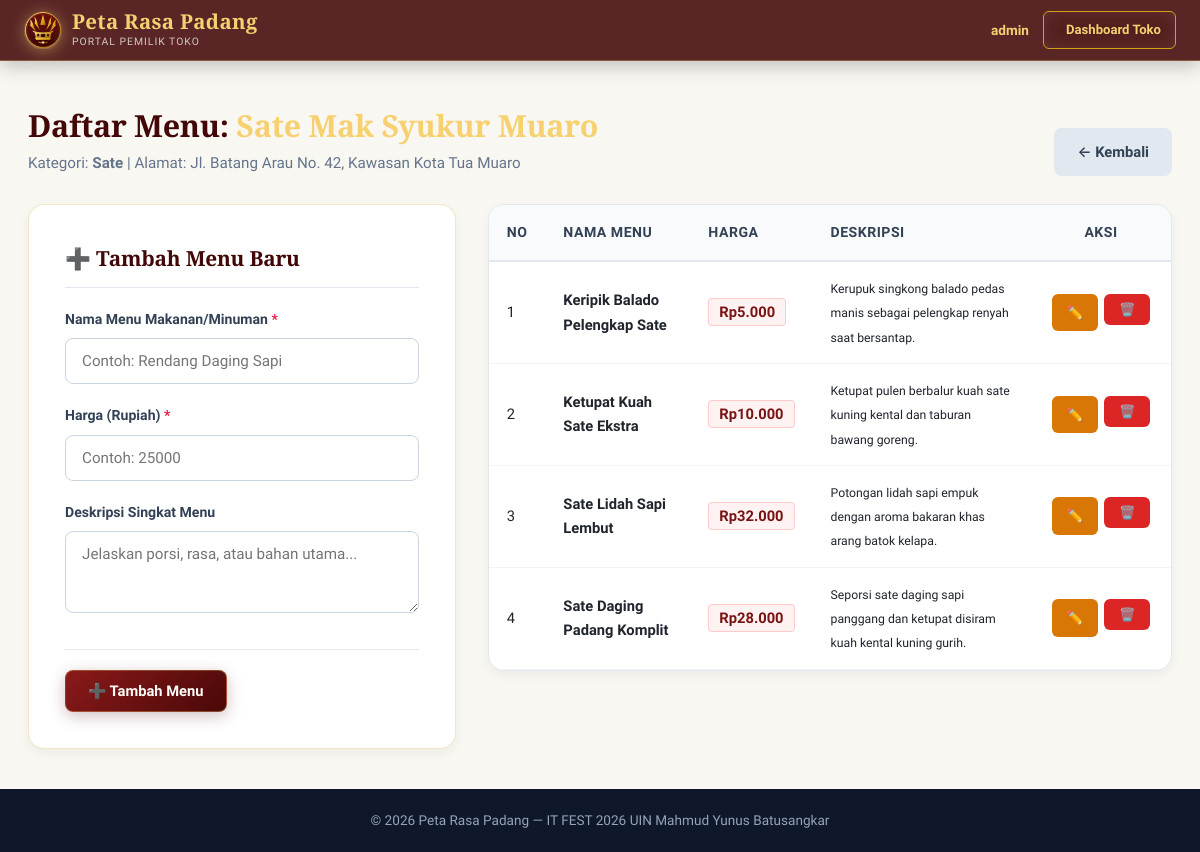
Page /pemilik/kelola-menu.php?id_toko=2 (signed in) on the committed database.
### tables this page shows
CREATE TABLE `toko` (
  `id_toko` int(11) NOT NULL AUTO_INCREMENT,
  `nama_toko` varchar(100) NOT NULL,
  `alamat` varchar(255) DEFAULT NULL,
  `kategori` varchar(50) DEFAULT NULL,
  `deskripsi` text DEFAULT NULL,
  `latitude` decimal(10,7) NOT NULL,
  `longitude` decimal(10,7) NOT NULL,
  `foto` varchar(255) DEFAULT NULL,
  `no_wa` varchar(20) DEFAULT NULL,
  `jam_buka` varchar(100) DEFAULT NULL,
  `is_khas` tinyint(1) DEFAULT 0,
  `is_hidden_gem` tinyint(1) DEFAULT 0,
  `visit_count` int(11) DEFAULT 0,
  `whatsapp_views` int(11) DEFAULT 0,
  `id_pemilik` int(11) DEFAULT NULL,
  PRIMARY KEY (`id_toko`),
  KEY `fk_toko_pemilik` (`id_pemilik`),
  CONSTRAINT `fk_toko_pemilik` FOREIGN KEY (`id_pemilik`) REFERENCES `users` (`id_user`) ON DELETE SET NULL
);

CREATE TABLE `menu` (
  `id_menu` int(11) NOT NULL AUTO_INCREMENT,
  `id_toko` int(11) NOT NULL,
  `nama_menu` varchar(100) NOT NULL,
  `harga` int(11) DEFAULT NULL,
  `deskripsi` varchar(255) DEFAULT NULL,
  `foto_menu` varchar(255) DEFAULT NULL,
  PRIMARY KEY (`id_menu`),
  KEY `id_toko` (`id_toko`),
  CONSTRAINT `menu_ibfk_1` FOREIGN KEY (`id_toko`) REFERENCES `toko` (`id_toko`) ON DELETE CASCADE
);

### pemilik/kelola-menu.php (the view, shortened to what this page needs)
<?php
$is_pemilik = isset($_SESSION['role']) && $_SESSION['role'] === 'pemilik';
require_once '../koneksi.php';
$id_pemilik = $is_pemilik ? (int)$_SESSION['id_user'] : 0;
$id_toko = (int)($_GET['id_toko'] ?? 0);
$query_toko = $is_pemilik
    ? "SELECT * FROM toko WHERE id_toko = ? AND id_pemilik = ?"
    : "SELECT * FROM toko WHERE id_toko = ?";
$stmt_toko = mysqli_prepare($koneksi, $query_toko);
if ($is_pemilik) {
    mysqli_stmt_bind_param($stmt_toko, "ii", $id_toko, $id_pemilik);
} else {
    mysqli_stmt_bind_param($stmt_toko, "i", $id_toko);
}
mysqli_stmt_execute($stmt_toko);
$res_toko = mysqli_stmt_get_result($stmt_toko);
$toko = mysqli_fetch_assoc($res_toko);
$edit_item = null;
$stmt_list = mysqli_prepare($koneksi, "SELECT * FROM menu WHERE id_toko = ? ORDER BY id_menu DESC");
mysqli_stmt_bind_param($stmt_list, "i", $id_toko);
mysqli_stmt_execute($stmt_list);
$res_menu = mysqli_stmt_get_result($stmt_list);
?>
<!DOCTYPE html>
<html lang="id">
<head>
    <link rel="stylesheet" href="../assets/css/style.css">
</head>
<body class="owner-page">
    <header class="navbar" id="main-navbar">
        <div class="nav-container">
            <a href="../index.php" class="brand">
                <span class="brand-icon"><img src="../assets/img/logo-minang.svg" alt="Logo Peta Rasa Padang"></span>
                <div class="brand-text">
                    <span class="brand-title">Peta Rasa Padang</span>
                    <span class="brand-tagline">Portal Pemilik Toko</span>
                </div>
            </a>
            <div class="nav-links">
                <span class="user-greeting" style="color:var(--emas-terang); font-size:0.85rem; font-weight:600;">
                    <i class="fa-solid fa-user"></i> <?= htmlspecialchars($_SESSION['username']); ?>
                </span>
                <a href="dashboard.php" class="btn btn-outline-gold btn-sm"><i class="fa-solid fa-arrow-left"></i> Dashboard Toko</a>
            </div>
        </div>
    </header>
    <main class="admin-main">
        <div class="admin-container">
            <div class="admin-header-flex">
                <div>
                    <h2 class="section-title">Daftar Menu: <span class="text-gold"><?= htmlspecialchars($toko['nama_toko']); ?></span></h2>
                    <p class="section-desc">Kategori: <strong><?= htmlspecialchars($toko['kategori']); ?></strong> | Alamat: <?= htmlspecialchars($toko['alamat']); ?></p>
                </div>
                <div>
                    <a href="<?= $is_pemilik ? '../pemilik/dashboard.php' : 'dashboard.php'; ?>" class="btn btn-secondary">← Kembali</a>
                </div>
            </div>
            <div class="admin-two-cols">
                <div class="col-form">
                    <div class="form-card">
                        <h3 class="form-title-sm"><?= $edit_item ? '✏️ Edit Menu' : '➕ Tambah Menu Baru'; ?></h3>
                        <form action="menu.php?id_toko=<?= $id_toko; ?>" method="POST">
                            <div class="form-group">
                                <label for="nama_menu">Nama Menu Makanan/Minuman <span class="required">*</span></label>
                                <input type="text" id="nama_menu" name="nama_menu" class="form-control" placeholder="Contoh: Rendang Daging Sapi" required value="<?= htmlspecialchars($edit_item['nama_menu'] ?? ''); ?>">
                            </div>
                            <div class="form-group">
                                <label for="harga">Harga (Rupiah) <span class="required">*</span></label>
                                <input type="number" id="harga" name="harga" class="form-control" placeholder="Contoh: 25000" min="500" step="500" required value="<?= htmlspecialchars($edit_item['harga'] ?? ''); ?>">
                            </div>
                            <div class="form-group">
                                <label for="deskripsi">Deskripsi Singkat Menu</label>
                                <textarea id="deskripsi" name="deskripsi" class="form-control" rows="3" placeholder="Jelaskan porsi, rasa, atau bahan utama..."><?= htmlspecialchars($edit_item['deskripsi'] ?? ''); ?></textarea>
                            </div>
                            <div class="form-actions">
                                <button type="submit" class="btn btn-primary">
                                    <?= $edit_item ? '💾 Simpan Perubahan' : '➕ Tambah Menu'; ?>
                                </button>
                            </div>
                        </form>
                    </div>
                </div>
                <div class="col-table">
                    <div class="card-table">
                        <div class="table-responsive">
                            <table class="data-table">
                                <thead>
                                    <tr>
                                        <th style="width: 40px;">No</th>
                                        <th>Nama Menu</th>
                                        <th>Harga</th>
                                        <th>Deskripsi</th>
                                        <th style="width: 140px; text-align: center;">Aksi</th>
                                    </tr>
                                </thead>
                                <tbody>
                                    <?php if (mysqli_num_rows($res_menu) > 0): ?>
                                        <?php $no = 1; while ($m = mysqli_fetch_assoc($res_menu)): ?>
                                            <tr>
                                                <td><?= $no++; ?></td>
                                                <td><strong><?= htmlspecialchars($m['nama_menu']); ?></strong></td>
                                                <td><span class="price-badge">Rp<?= number_format($m['harga'], 0, ',', '.'); ?></span></td>
                                                <td><small><?= htmlspecialchars($m['deskripsi'] ?? '-'); ?></small></td>
                                                <td style="text-align: center;">
                                                    <div class="btn-group">
                                                        <a href="menu.php?id_toko=<?= $id_toko; ?>&edit=<?= $m['id_menu']; ?>" class="btn btn-sm btn-warning" title="Edit">
                                                            ✏️
                                                        </a>
                                                        <form action="menu.php?id_toko=<?= $id_toko; ?>" method="POST" style="display:inline; margin:0;" onsubmit="return confirm('Hapus menu ini?');">
                                                            <button type="submit" class="btn btn-sm btn-danger" title="Hapus">🗑️</button>
                                                        </form>
                                                    </div>
                                                </td>
                                            </tr>
                                        <?php endwhile; ?>
                                    <?php else: ?>
                                        <tr>
                                            <td colspan="5" style="text-align: center; padding: 2rem;">Belum ada menu terdaftar untuk toko ini. Silakan gunakan formulir di samping untuk menambah menu.</td>
                                        </tr>
                                    <?php endif; ?>
                                </tbody>
                            </table>
                        </div>
                    </div>
                </div>
            </div>
        </div>
    </main>
    <footer class="admin-footer">
        <p>&copy; 2026 Peta Rasa Padang — IT FEST 2026 UIN Mahmud Yunus Batusangkar</p>
    </footer>
</body>
</html>

### rows in the picture
toko: nama_toko "Sate Mak Syukur Muaro", kategori "Sate", alamat "Jl. Batang Arau No. 42, Kawasan Kota Tua Muaro"
menu: nama_menu "Keripik Balado Pelengkap Sate", harga "5.000", deskripsi "Kerupuk singkong balado pedas manis sebagai pelengkap renyah saat bersantap."
menu: nama_menu "Ketupat Kuah Sate Ekstra", harga "10.000", deskripsi "Ketupat pulen berbalur kuah sate kuning kental dan taburan bawang goreng."
menu: nama_menu "Sate Lidah Sapi Lembut", harga "32.000", deskripsi "Potongan lidah sapi empuk dengan aroma bakaran khas arang batok kelapa."
menu: nama_menu "Sate Daging Padang Komplit", harga "28.000", deskripsi "Seporsi sate daging sapi panggang dan ketupat disiram kuah kental kuning gurih."

### other values in the picture
$_SESSION['username'] "admin"
